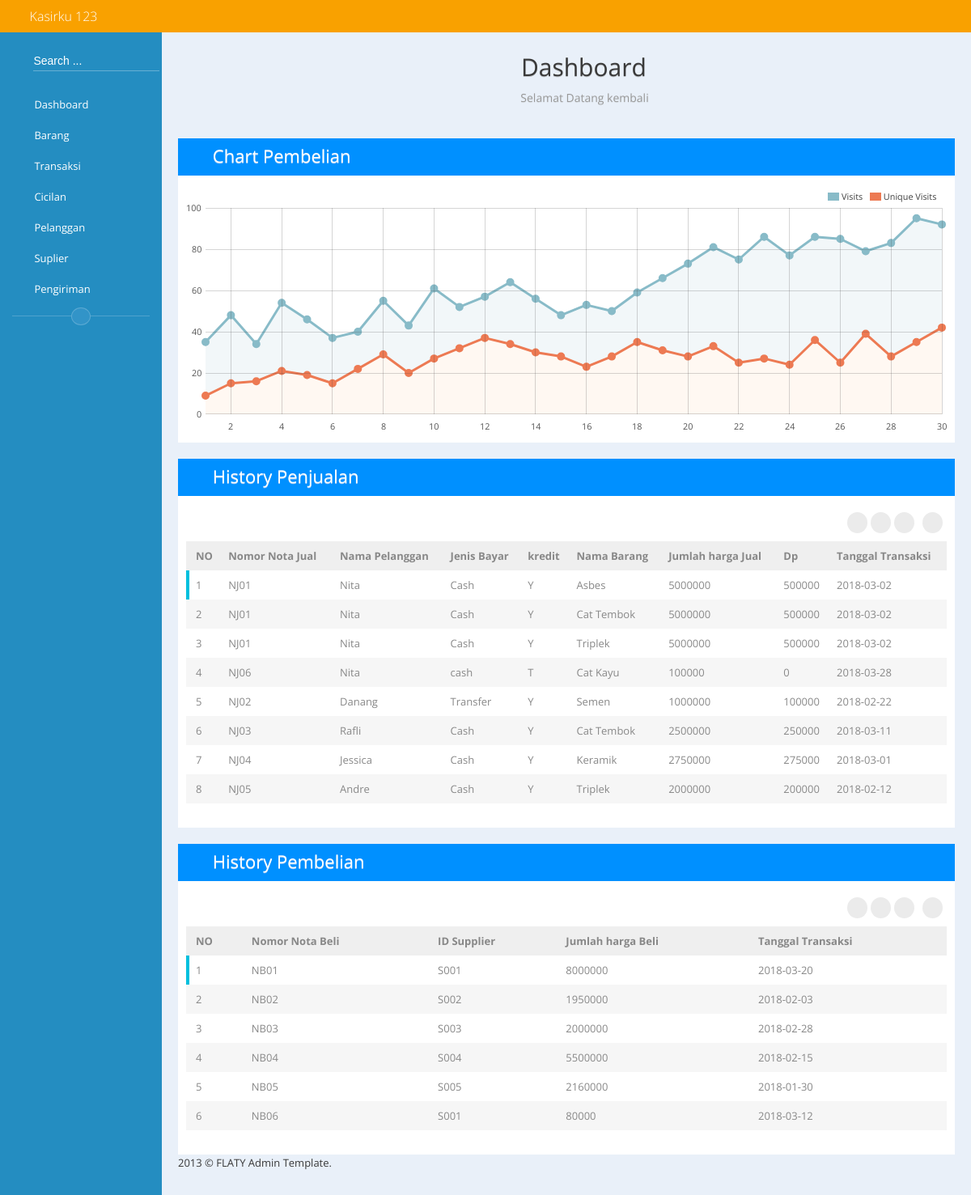
The page / on the database its author committed.
### tables this page shows
CREATE TABLE `transaksi_jual` (
  `no_nota_jual` varchar(4) NOT NULL,
  `id_plgn` varchar(4) DEFAULT NULL,
  `jenis_bayar` varchar(10) NOT NULL,
  `kredit` varchar(1) NOT NULL,
  `jmlh_harga_jual` int(10) NOT NULL,
  `dp` int(10) NOT NULL,
  `tgl_trsj` date NOT NULL
);

CREATE TABLE `pelanggan` (
  `id_plgn` varchar(4) NOT NULL,
  `nama_plgn` varchar(20) NOT NULL,
  `alamat_plgn` varchar(25) NOT NULL,
  `no_hp_plgn` varchar(12) NOT NULL
);

CREATE TABLE `barang` (
  `kode_brg` varchar(4) NOT NULL,
  `nama_brg` varchar(10) NOT NULL,
  `stok_brg` int(10) NOT NULL,
  `harga_jual` int(10) NOT NULL,
  `harga_beli` int(10) NOT NULL
);

CREATE TABLE `transaksi_beli` (
  `no_nota_beli` varchar(4) NOT NULL,
  `id_supp` varchar(4) NOT NULL,
  `jmlh_harga_beli` int(11) NOT NULL,
  `tgl_trsb` date NOT NULL
);

### index.php (the view, shortened to what this page needs)
<!DOCTYPE html>
 <html class="no-js">
    <head>
        <link rel="stylesheet" href="assets/bootstrap/bootstrap.min.css">
        <link rel="stylesheet" href="assets/bootstrap/bootstrap-responsive.min.css">
        <link rel="stylesheet" href="assets/font-awesome/css/font-awesome.min.css">
        <link rel="stylesheet" href="assets/normalize/normalize.css">
        <link rel="stylesheet" href="css/flaty.css">
        <link rel="stylesheet" href="css/flaty-responsive.css">
    </head>
    <body>
        <?php
        	include 'assets/navbar.php';
        ?>
        <div class="container-fluid" id="main-container">
            <?php
            	include 'assets/sidebar.php';
            	?>
            <div id="main-content">
                <div class="page-title">
                    <div>
                       <center> <h1><i class="icon-laptop"></i> Dashboard</h1>
                        <h4>Selamat Datang kembali</h4></center></center>
                    </div>
                </div>
            <div class="row-fluid">
                    <div class="span12">
                        <div class="box">
                            <div class="box-title" style="background-color: #0090ff">
                                <h3><i class="icon-bar-chart"></i> Chart Pembelian</h3>
                                <div class="box-tool">
                                    <a data-action="collapse" href="#"><i class="icon-chevron-up"></i></a>
                                    <a data-action="close" href="#"><i class="icon-remove"></i></a>
                                </div>
                            </div>
                            <div class="box-content">
                                <div id="visitors-chart" style="margin-top:20px; position:relative; height: 290px;"></div>
                            </div>
                        </div>
                    </div>
                <div class="row-fluid">
                    <div class="span12">
                        <div class="box">
                           <div class="box-title" style="background-color: #0090ff">
                                <h3><i class="icon-table"></i> History Penjualan</h3>
                                <div class="box-tool">
                                    <a data-action="collapse" href="#"><i class="icon-chevron-up"></i></a>
                                    <a data-action="close" href="#"><i class="icon-remove"></i></a>
                                </div>
                            </div>
                            <div class="box-content">
                                <div class="btn-toolbar pull-right clearfix">
                                    <div class="btn-group">
                                        <a class="btn btn-circle show-tooltip" title="Print" href="#"><i class="icon-print"></i></a>
                                        <a class="btn btn-circle show-tooltip" title="Export to PDF" href="#"><i class="icon-file-text-alt"></i></a>
                                        <a class="btn btn-circle show-tooltip" title="Export to Exel" href="#"><i class="icon-table"></i></a>
                                    </div>
                                    <div class="btn-group">
                                        <a class="btn btn-circle show-tooltip" title="Refresh" href="#"><i class="icon-repeat"></i></a>
                                    </div>
                                </div>
                                <div class="clearfix"></div>
<table class="table table-advance" id="table1">
    <thead>
        <tr>
 			<th> NO</th>
            <th>Nomor Nota Jual</th>
            <th>Nama Pelanggan </th>
            <th>Jenis Bayar</th>
            <th>kredit</th>
            <th>Nama Barang </th>
            <th>Jumlah harga Jual</th>
            <th>Dp</th>
            <th>Tanggal Transaksi</th>
        </tr>
    </thead>
    <tbody>
        <tr class="table-flag-blue">
        	<?php
        		include 'Database.php';
        		$sql = "select transaksi_jual.no_nota_jual, pelanggan.nama_plgn, barang.nama_brg, transaksi_jual.jenis_bayar, transaksi_jual.kredit, transaksi_jual.jmlh_harga_jual, transaksi_jual.dp, transaksi_jual.tgl_trsj, detail_transaksi_jual.jmlh_brg_jual, barang.nama_brg from transaksi_jual join pelanggan on transaksi_jual.id_plgn=pelanggan.id_plgn join detail_transaksi_jual on detail_transaksi_jual.no_nota_jual=transaksi_jual.no_nota_jual join barang on detail_transaksi_jual.kode_brg=barang.kode_brg;
";
        		$hasil = $connect->query($sql);
        		$nomor=1;
        	while ($isi = $hasil->fetch_array())
        	{ echo "
        	<td> $nomor</td>
            <td>".$isi['no_nota_jual']."</td>
            <td>".$isi['nama_plgn']."</td>
            <td>".$isi['jenis_bayar']."</td>
            <td>".$isi['kredit']."</td>
            <td>".$isi['nama_brg']."</td>
            <td>".$isi['jmlh_harga_jual']."</td>
            <td>".$isi['dp']."</td>
            <td>".$isi['tgl_trsj']."</td>
             </tr>";
             $nomor++; } ?>
    </tbody>
</table>
                            </div>
                        </div>
                    </div>
                </div>
                 <div class="row-fluid">
                    <div class="span12">
                        <div class="box">
                            <div class="box-title" style="background-color: #0090ff">
                                <h3><i class="icon-table"></i> History Pembelian</h3>
                                <div class="box-tool">
                                    <a data-action="collapse" href="#"><i class="icon-chevron-up"></i></a>
                                    <a data-action="close" href="#"><i class="icon-remove"></i></a>
                                </div>
                            </div>
                            <div class="box-content">
                                <div class="btn-toolbar pull-right clearfix">
                                    <div class="btn-group">
                                        <a class="btn btn-circle show-tooltip" title="Print" href="#"><i class="icon-print"></i></a>
                                        <a class="btn btn-circle show-tooltip" title="Export to PDF" href="#"><i class="icon-file-text-alt"></i></a>
                                        <a class="btn btn-circle show-tooltip" title="Export to Exel" href="#"><i class="icon-table"></i></a>
                                    </div>
                                    <div class="btn-group">
                                        <a class="btn btn-circle show-tooltip" title="Refresh" href="#"><i class="icon-repeat"></i></a>
                                    </div>
                                </div>
                                <div class="clearfix"></div>
<table class="table table-advance" id="table1">
    <thead>
        <tr>
 			<th> NO</th>
            <th>Nomor Nota Beli</th>
            <th>ID Supplier </th>
            <th>Jumlah harga Beli </th>
            <th>Tanggal Transaksi</th>
        </tr>
    </thead>
    <tbody>
        <tr class="table-flag-blue">
        	<?php
        		include 'Database.php';
        		$sql = "SELECT * FROM transaksi_beli";
        		$hasil = $connect->query($sql);
        		$nomor=1;
        	while ($isi = $hasil->fetch_array())
        	{ echo "
        	<td> $nomor</td>
            <td>".$isi['no_nota_beli']."</td>
            <td>".$isi['id_supp']."</td>
            <td>".$isi['jmlh_harga_beli']."</td>
            <td>".$isi['tgl_trsb']."</td>
             </tr>";
             $nomor++; } ?>
    </tbody>
</table>
                            </div>
                        </div>
                    </div>
                </div>
                <footer>
                    <p>2013 © FLATY Admin Template.</p>
                </footer>
    </body>
</html>

### assets/navbar.php (shortened to what this page needs)
<div id="navbar" class="navbar" >
    <div class="navbar-inner"  style="background-color: #f9a100">
        <div class="container-fluid">
            <a href="#" class="brand">
                <small>
                    <i class="icon-desktop"></i>
                    Kasirku 123
                </small>
            </a>
        </div>
    </div>
</div>

### assets/sidebar.php (shortened to what this page needs)
<div id="sidebar" class="nav-collapse">
                <ul class="nav nav-list" >
                    <li>
                        <form target="#" method="GET" class="search-form">
                            <span class="search-pan">
                                <button type="submit">
                                    <i class="icon-search"></i>
                                </button>
                                <input type="text" name="search" placeholder="Search ..." autocomplete="off" />
                            </span>
                        </form>
                    </li>
                    <li>
                        <a href="index.php">
                            <span>Dashboard</span>
                        </a>
                    </li>
                    <li>
                        <a href="list_barang.php">
                            <i class="icon-archive"></i>
                            <span>Barang</span>
                        </a>
                    </li>
                    <li>
                        <a href="#" class="dropdown-toggle">
                            <i class="icon-edit"></i>
                            <span>Transaksi</span>
                            <b class="arrow icon-angle-right"></b>
                        </a>
                    </li>
                      <li>
                        <a href="#" class="dropdown-toggle">
                            <i class="icon-book"></i>
                            <span>Cicilan</span>
                            <b class="arrow icon-angle-right"></b>
                        </a>
                    </li>
                    <li>
                        <a href="pelanggan.php" class="dropdown-toggle">
                            <i class="icon-user"></i>
                            <span>Pelanggan</span>
                        </a>
                    </li>
                     <li>
                        <a href="supplier.php" class="dropdown-toggle">
                            <i class="icon-bookmark"></i>
                            <span>Suplier</span>
                        </a>
                    </li>
                    <li>
                        <a href="pengiriman.php">
                            <i class="icon-truck"></i>
                            <span>Pengiriman</span>
                        </a>
                    </li>
                </ul>
                <div id="sidebar-collapse" class="visible-desktop">
                    <i class="icon-double-angle-left"></i>
                </div>
            </div>

### rows shown on the page
transaksi_jual: no_nota_jual "NJ01", id_plgn.nama_plgn "Nita", jenis_bayar "Cash", kredit "Y", barang.nama_brg "Asbes", jmlh_harga_jual "5000000", dp "500000", tgl_trsj "2018-03-02", barang.nama_brg "Cat Tembok", barang.nama_brg "Triplek"
transaksi_jual: no_nota_jual "NJ06", id_plgn.nama_plgn "Nita", jenis_bayar "cash", kredit "T", barang.nama_brg "Cat Kayu", jmlh_harga_jual "100000", dp "0", tgl_trsj "2018-03-28"
transaksi_jual: no_nota_jual "NJ02", id_plgn.nama_plgn "Danang", jenis_bayar "Transfer", kredit "Y", barang.nama_brg "Semen", jmlh_harga_jual "1000000", dp "100000", tgl_trsj "2018-02-22"
transaksi_jual: no_nota_jual "NJ03", id_plgn.nama_plgn "Rafli", jenis_bayar "Cash", kredit "Y", barang.nama_brg "Cat Tembok", jmlh_harga_jual "2500000", dp "250000", tgl_trsj "2018-03-11"
transaksi_jual: no_nota_jual "NJ04", id_plgn.nama_plgn "Jessica", jenis_bayar "Cash", kredit "Y", barang.nama_brg "Keramik", jmlh_harga_jual "2750000", dp "275000", tgl_trsj "2018-03-01"
transaksi_jual: no_nota_jual "NJ05", id_plgn.nama_plgn "Andre", jenis_bayar "Cash", kredit "Y", barang.nama_brg "Triplek", jmlh_harga_jual "2000000", dp "200000", tgl_trsj "2018-02-12"
transaksi_beli: no_nota_beli "NB01", id_supp "S001", jmlh_harga_beli "8000000", tgl_trsb "2018-03-20"
transaksi_beli: no_nota_beli "NB02", id_supp "S002", jmlh_harga_beli "1950000", tgl_trsb "2018-02-03"
transaksi_beli: no_nota_beli "NB03", id_supp "S003", jmlh_harga_beli "2000000", tgl_trsb "2018-02-28"
transaksi_beli: no_nota_beli "NB04", id_supp "S004", jmlh_harga_beli "5500000", tgl_trsb "2018-02-15"
transaksi_beli: no_nota_beli "NB05", id_supp "S005", jmlh_harga_beli "2160000", tgl_trsb "2018-01-30"
transaksi_beli: no_nota_beli "NB06", id_supp "S001", jmlh_harga_beli "80000", tgl_trsb "2018-03-12"
